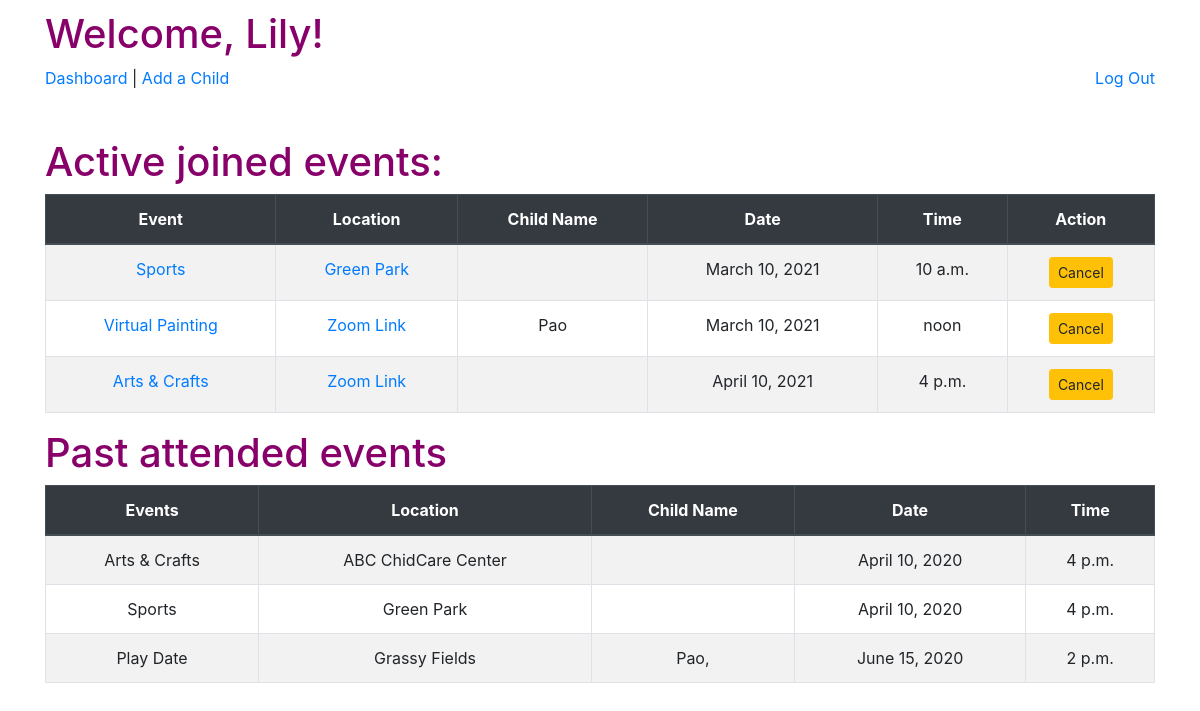
Page /ABC/myEvents (signed in) on the committed database.
### group_app/models.py (models this page shows, shortened)
class User(models.Model):
    first_name = models.CharField(max_length=60)
    last_name = models.CharField(max_length=60)
    email = models.EmailField(unique=True)
    password = models.CharField(max_length=100)
    created_at = models.DateTimeField(auto_now_add=True)
    updated_at = models.DateTimeField(auto_now=True)
    objects = UserManager()

class Event(models.Model):
    event_name = models.CharField(max_length=250)
    location = models.CharField(max_length=250)
    event_date = models.DateField()
    event_time = models.TimeField()
    max_capacity = models.IntegerField()
    current_enrolled = models.IntegerField(default=0)
    action_class_full = models.BooleanField(default=False)
    street_address = models.CharField(max_length=255)
    city = models.CharField(max_length=60)
    state = models.CharField(max_length=2)
    zip_code = models.CharField(max_length=5)
    child_event = models.ManyToManyField(Child, related_name='enrolled_child')
    user_event = models.ManyToManyField(User, related_name='enrolled_user')

class Child(models.Model):
    first_name = models.CharField(max_length=50)
    last_name = models.CharField(max_length=50)
    birth_date = models.DateTimeField()
    gender = models.CharField(max_length=10)
    age = models.IntegerField()
    program = models.CharField(max_length=20)
    created_at = models.DateTimeField(auto_now_add=True)
    updated_at = models.DateTimeField(auto_now=True)
    parent_child = models.ForeignKey(
        User, related_name="enrolled_parent", on_delete=models.CASCADE)
    objects = ChildManager()

### group_app/views.py (the view)
# urls.py: path('myEvents', views.myEvents),
def myEvents(request):
    if 'user_id' not in request.session:
        return redirect('/ABC')
    user = User.objects.get(id=request.session['user_id'])
    past_events=Event.objects.filter(event_date__lte = datetime.today())
    future_events=Event.objects.filter(event_date__gte = datetime.today())
    child=Child.objects.filter(parent_child=user)
    context = {
        'user': user,
        'past_events': past_events,
        'future_events':future_events,
        'child': child,
    }
    return render(request, 'myEvents.html', context)

### group_app/templates/myEvents.html (shortened to what this page needs)
<!DOCTYPE html>
<html lang="en">
<head>
    <link href="https://stackpath.bootstrapcdn.com/bootstrap/4.5.0/css/bootstrap.min.css" rel="stylesheet"
>
    <link rel="stylesheet" href="https://stackpath.bootstrapcdn.com/bootstrap/4.3.1/css/bootstrap.min.css">
    {% load static %}
    <link rel="stylesheet" href="{% static 'css/style.css' %}">
</head>
<body>
    <div class="container">
        <h1>Welcome, {{ user.first_name }}!</h1>
        <a href="/ABC/dashboard">Dashboard</a> | <a href="/ABC/childForm">Add a Child</a>
        <a class="float-right" href="/ABC/logout">Log Out</a>
        <br><br>
        <br>
        <h1> Active joined events: </h1>
            <table class="table table-striped table-bordered table-hover">
                <thead class="thead-dark">
              <tr>
                <th scope="col">Event</th>
                <th scope="col">Location </th>
                <th scope="col">Child Name</th>
                <th scope="col">Date</th>
                <th scope="col">Time</th>
                <th scope="col">Action</th>
              </tr>
            </thead>
            <tbody>
              {% for event in future_events %}
              <tr>
                <td><a href="/ABC/{{event.id}}/confirmJoin">{{event.event_name}}</a></td>
                            <td><a href="/ABC/{{event.id}}/confirmJoin">{{event.location}}</a></td>
                <td>{% for kid in child %}
                      {% if kid in event.child_event.all %}
                      {{ kid.first_name }}
                      {% endif %}
                    {% endfor %} </td>
                <td>{{ event.event_date }}</td>
                <td>{{ event.event_time }}</td>
                <td>
                  <form action="{% url 'remove_event_myEvents' %}" method="post">
                  <button class="btn btn-sm btn-warning" type="submit">Cancel</button>
                  </form>
                </td>
              </tr>
              {% endfor %}
            </tbody>
          </table>
            <h1> Past attended events </h1>
            <table class="table table-striped table-bordered table-hover">
                <thead class="thead-dark">
              <tr>
                <th scope="col">Events</th>
                <th scope="col">Location </th>
                <th scope="col">Child Name</th>
                <th scope="col">Date</th>
                <th scope="col">Time</th>
              </tr>
            </thead>
            <tbody>
              {% for event in past_events %}
              <tr>
                <td>{{event.event_name}}</td>
                <td>{{event.location}}</td>
                <td>{% for kid in child %}
                      {% if kid in event.child_event.all %}
                      {{ kid.first_name}},
                      {% endif %}
                    {% endfor %} </td>
                <td>{{ event.event_date }}</td>
                <td>{{ event.event_time }}</td>
              </tr>
              {% endfor %}
            </tbody>
          </table>
    </div>
</body>
</html>

### group_app/static/css/style.css (style rules this page uses)
* { margin:0; padding:0; }
h1 { color: rgb(136, 0, 106); }
.table tr th { text-align: center; }
.table tr td { text-align: center; }
.container { margin-top:10px; }

### rows in the picture
User: first_name "Lily"
Event: event_name "Sports", location "Green Park", event_date "March 10, 2021", event_time "10 a.m."
Event: event_name "Virtual Painting", location "Zoom Link", event_date "March 10, 2021", event_time "noon"
Child: first_name "Pao"
Event: event_name "Arts & Crafts", location "Zoom Link", event_date "April 10, 2021", event_time "4 p.m."
Event: event_name "Arts & Crafts", location "ABC ChidCare Center", event_date "April 10, 2020", event_time "4 p.m."
Event: event_name "Sports", location "Green Park", event_date "April 10, 2020", event_time "4 p.m."
Event: event_name "Play Date", location "Grassy Fields", event_date "June 15, 2020", event_time "2 p.m."
